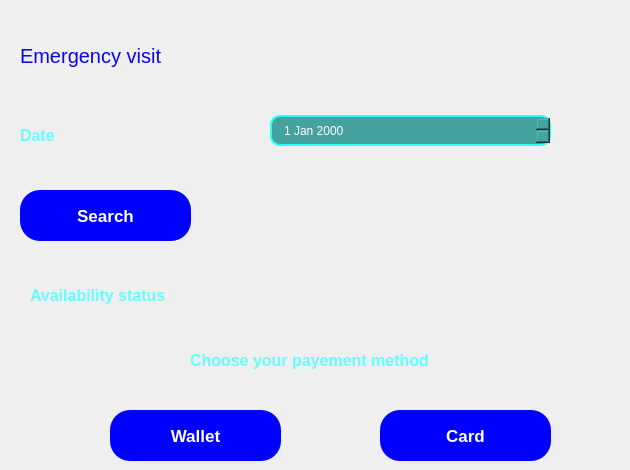
    <widget class="QWidget" name="Emergency_visit">
     <widget class="QLabel" name="label_647">
      <property name="geometry">
       <rect>
        <x>20</x>
        <y>40</y>
        <width>181</width>
        <height>31</height>
       </rect>
      </property>
      <property name="font">
       <font>
        <pointsize>15</pointsize>
       </font>
      </property>
      <property name="styleSheet">
       <string notr="true">color: rgb(12, 5, 231);</string>
      </property>
      <property name="text">
       <string>Emergency visit</string>
      </property>
     </widget>
     <widget class="QPushButton" name="eSearch">
      <property name="geometry">
       <rect>
        <x>20</x>
        <y>190</y>
        <width>171</width>
        <height>51</height>
       </rect>
      </property>
      <property name="font">
       <font>
        <pointsize>13</pointsize>
        <italic>false</italic>
        <bold>true</bold>
       </font>
      </property>
      <property name="styleSheet">
       <string notr="true">QPushButton
{
color: rgb(255, 255, 255);
background-color: rgb(0, 0, 255);
font: 700 13pt &quot;Segoe UI&quot;;
border-radius: 20px;
}</string>
      </property>
      <property name="text">
       <string>Search</string>
      </property>
     </widget>
     <widget class="QLabel" name="label_51">
      <property name="geometry">
       <rect>
        <x>20</x>
        <y>120</y>
        <width>131</width>
        <height>30</height>
       </rect>
      </property>
      <property name="font">
       <font>
        <pointsize>12</pointsize>
        <bold>true</bold>
       </font>
      </property>
      <property name="styleSheet">
       <string notr="true">color: rgb(102, 252, 255);</string>
      </property>
      <property name="text">
       <string>Date</string>
      </property>
     </widget>
     <widget class="QDateEdit" name="eDate">
      <property name="geometry">
       <rect>
        <x>270</x>
        <y>115</y>
        <width>281</width>
        <height>31</height>
       </rect>
      </property>
      <property name="styleSheet">
       <string notr="true">
color: rgb(255, 255, 255);
border: 2px solid;
border-color: rgb(42, 255, 248);
background-color: rgb(69, 162, 158);
border-radius: 10px;
padding-left: 10px;
font: 11pt &quot;Segoe UI&quot;;
</string>
      </property>
     </widget>
     <widget class="QLabel" name="eStatus">
      <property name="geometry">
       <rect>
        <x>30</x>
        <y>280</y>
        <width>591</width>
        <height>30</height>
       </rect>
      </property>
      <property name="font">
       <font>
        <pointsize>12</pointsize>
        <bold>true</bold>
       </font>
      </property>
      <property name="styleSheet">
       <string notr="true">color: rgb(102, 252, 255);</string>
      </property>
      <property name="text">
       <string>Availability status</string>
      </property>
     </widget>
     <widget class="QLabel" name="label_453">
      <property name="geometry">
       <rect>
        <x>190</x>
        <y>340</y>
        <width>301</width>
        <height>41</height>
       </rect>
      </property>
      <property name="font">
       <font>
        <pointsize>12</pointsize>
        <bold>true</bold>
       </font>
      </property>
      <property name="styleSheet">
       <string notr="true">color: rgb(102, 252, 255);</string>
      </property>
      <property name="text">
       <string>Choose your payement method</string>
      </property>
     </widget>
     <widget class="QPushButton" name="pushButton_211">
      <property name="geometry">
       <rect>
        <x>110</x>
        <y>410</y>
        <width>171</width>
        <height>51</height>
       </rect>
      </property>
      <property name="font">
       <font>
        <pointsize>13</pointsize>
        <italic>false</italic>
        <bold>true</bold>
       </font>
      </property>
      <property name="styleSheet">
       <string notr="true">QPushButton
{
color: rgb(255, 255, 255);
background-color: rgb(0, 0, 255);
font: 700 13pt &quot;Segoe UI&quot;;
border-radius: 20px;
}</string>
      </property>
      <property name="text">
       <string>Wallet</string>
      </property>
     </widget>
     <widget class="QPushButton" name="pushButton_265">
      <property name="geometry">
       <rect>
        <x>380</x>
        <y>410</y>
        <width>171</width>
        <height>51</height>
       </rect>
      </property>
      <property name="font">
       <font>
        <pointsize>13</pointsize>
        <italic>false</italic>
        <bold>true</bold>
       </font>
      </property>
      <property name="styleSheet">
       <string notr="true">QPushButton
{
color: rgb(255, 255, 255);
background-color: rgb(0, 0, 255);
font: 700 13pt &quot;Segoe UI&quot;;
border-radius: 20px;
}</string>
      </property>
      <property name="text">
       <string>Card</string>
      </property>
     </widget>
    </widget>
